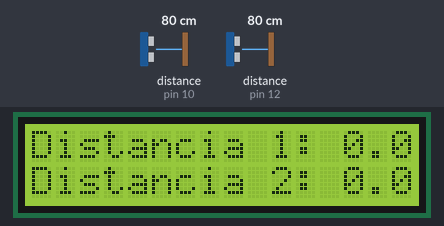
Simulated run of this sketch. Board: Arduino Uno, built with avr-gcc and run on an emulated ATmega328P. Parts: 16×2 character LCD. Wiring (inferred from the names in the program): 2 × ultrasonic range finder: trigger pin 11, echo pin 10 / trigger pin 13, echo pin 12. The test bench sets the inputs (shaded band); at power-on: distance to the obstacle (sensors on pin 10, pin 12) 80 cm. The echo pulse lasts 58.3 µs per cm; what the sketch prints to the serial monitor is not drawn.

Above: at 1.2 s.
1.3 s: distance to the obstacle (sensor on pin 10) set to 2 cm
At 1.9 s:
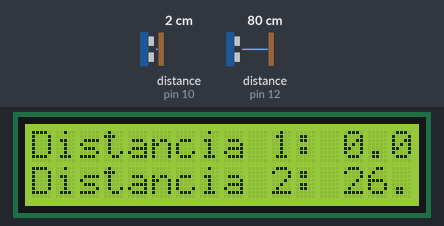
2.9 s: distance to the obstacle (sensor on pin 10) set to 35 cm
At 3.4 s:
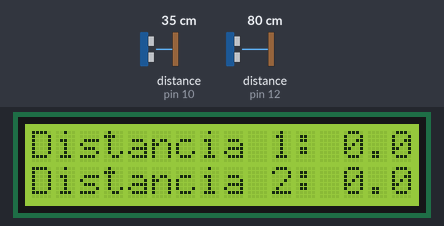
4.4 s: distance to the obstacle (sensor on pin 12) set to 2 cm
At 5.7 s:
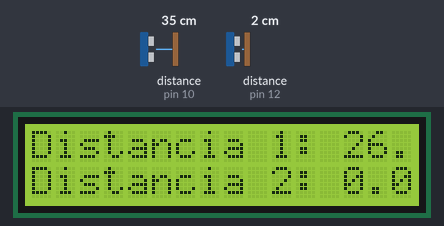
6.0 s: distance to the obstacle (sensor on pin 12) set to 35 cm
At 6.8 s:
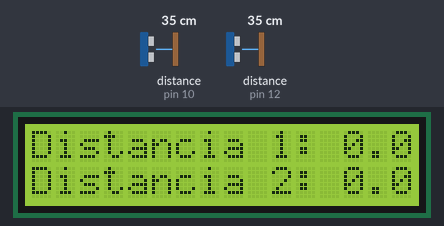
7.6 s: distance to the obstacle (sensor on pin 10) set to 4 cm
At 8.2 s:
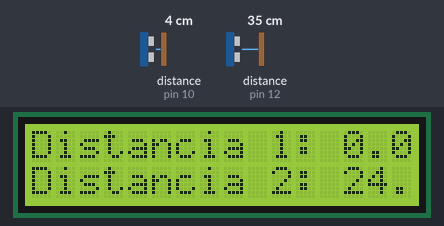
9.2 s: distance to the obstacle (sensor on pin 12) set to 4 cm
At 10.5 s:
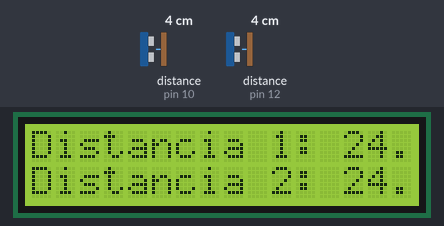
Timing chart, 0 to 11.8 s (numbered marks = the images above; inputs shaded):
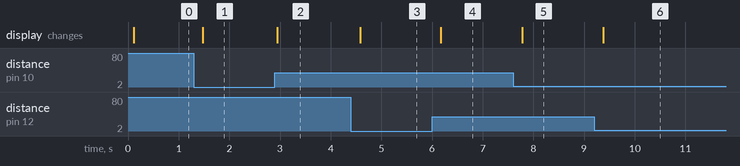

The sketch:

pruebapotenciometrovisualk.ino
```cpp
#include <Wire.h>
#include <LCD.h>
#include <LiquidCrystal_I2C.h>
#include <Arduino_JSON.h>
#include <SoftwareSerial.h>

#define trigPin 13
#define echoPin 12

#define trig2Pin 11
#define echo2Pin 10

#define I2C_ADDR 0x27

LiquidCrystal_I2C lcd(I2C_ADDR, 2, 1, 0, 4, 5, 6, 7);

void setup() {
  Serial.begin(9600);
  lcd.begin(16, 2);
  lcd.setBacklightPin(3, POSITIVE);
  lcd.setBacklight(HIGH);

  pinMode(trigPin, OUTPUT);
  pinMode(echoPin, INPUT);

  pinMode(trig2Pin, OUTPUT);
  pinMode(echo2Pin, INPUT);
}

void loop() {
  long duration1, duration2;
  double distance1, distance2;

  // Medición de la distancia para el primer sensor ultrasónico
  digitalWrite(trigPin, LOW);
  delayMicroseconds(2);
  digitalWrite(trigPin, HIGH);
  delayMicroseconds(10);
  digitalWrite(trigPin, LOW);
  duration1 = pulseIn(echoPin, HIGH);
  distance1 = duration1 * 0.034 / 2;
double serial1;
  if (28.5-distance1<0)
  {
serial1=0;
  }
  else
  {
    serial1=-distance1+28.5;
  }

  digitalWrite(trig2Pin, LOW);
  delayMicroseconds(2);
  digitalWrite(trig2Pin, HIGH);
  delayMicroseconds(10);
  digitalWrite(trig2Pin, LOW);
  duration2 = pulseIn(echo2Pin, HIGH);
  distance2 = duration2 * 0.034 / 2;
double serial2;
if (28.5-distance2<0)
  {
serial2=0;
  }
  else
  {
    serial2=-distance2+28.5;
  }
  JSONVar myObject;
  myObject["serial1"] = serial1;
  myObject["serial2"] = serial2;

  // Convertir el objeto JSON a una cadena
  String jsonString = JSON.stringify(myObject);

  // Imprime la cadena JSON en el puerto serie
  Serial.println(jsonString);

  // Imprimir en el LCD
  lcd.setCursor(0, 0);
  lcd.print("Distancia 1: ");
  lcd.print(serial1);
  lcd.print(" cm");

  lcd.setCursor(0, 1);
  lcd.print("Distancia 2: ");
  lcd.print(serial2);
  lcd.print(" cm");

  delay(100); // Espera antes de la siguiente lectura
}
```

Measured:
- after the input at 1.3 s, the display: changes after 0.17 s (image 1)
- after the input at 2.9 s, the display: changes after 0.05 s (image 2)
- after the input at 4.4 s, the display: changes after 0.18 s (image 3)
- after the input at 6.0 s, the display: changes after 0.18 s (image 4)
- after the input at 7.6 s, the display: changes after 0.18 s (image 5)
- after the input at 9.2 s, the display: changes after 0.18 s (image 6)
